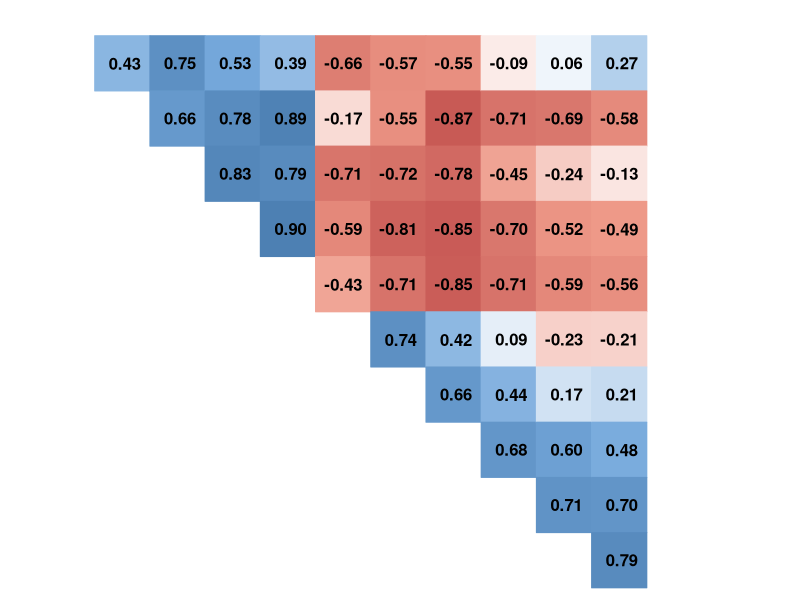

This figure's R source: (Note: this script raises an error after producing the figure.)
library(corrplot)

M<-cor(mtcars)
 
cor.mtest <- function(mat, conf.level = 0.95) {
    mat <- as.matrix(mat)
    n <- ncol(mat)
    p.mat <- lowCI.mat <- uppCI.mat <- matrix(NA, n, n)
    diag(p.mat) <- 0
    diag(lowCI.mat) <- diag(uppCI.mat) <- 1
    for (i in 1:(n - 1)) {
        for (j in (i + 1):n) {
            tmp <- cor.test(mat[, i], mat[, j], conf.level = conf.level)
            p.mat[i, j] <- p.mat[j, i] <- tmp$p.value
            lowCI.mat[i, j] <- lowCI.mat[j, i] <- tmp$conf.int[1]
            uppCI.mat[i, j] <- uppCI.mat[j, i] <- tmp$conf.int[2]
        }
    }
    return(list(p.mat, lowCI.mat, uppCI.mat))
}
res1 <- cor.mtest(mtcars, 0.95)

col <- colorRampPalette(c("#BB4444", "#EE9988", "#FFFFFF", "#77AADD", "#4477AA"))


png("corr.png", width=600, height=600, res=120)
corrplot(M, method="color", col=col(200), type="upper", order="hclust", addCoef.col = "black", tl.col="black", tl.srt=45, p.mat = res1[[1]], sig.level = 0.01, insig = "blank", diag=FALSE )
dev.off()

pdf("corr.pdf", width = 8, height = 8, useDingbats=F)
corrplot(M, method="color", col=col(200), type="upper", order="hclust", addCoef.col = "black", tl.col="black", tl.srt=45, p.mat = res1[[1]], sig.level = 0.01, insig = "blank", diag=FALSE )
dev.off()
